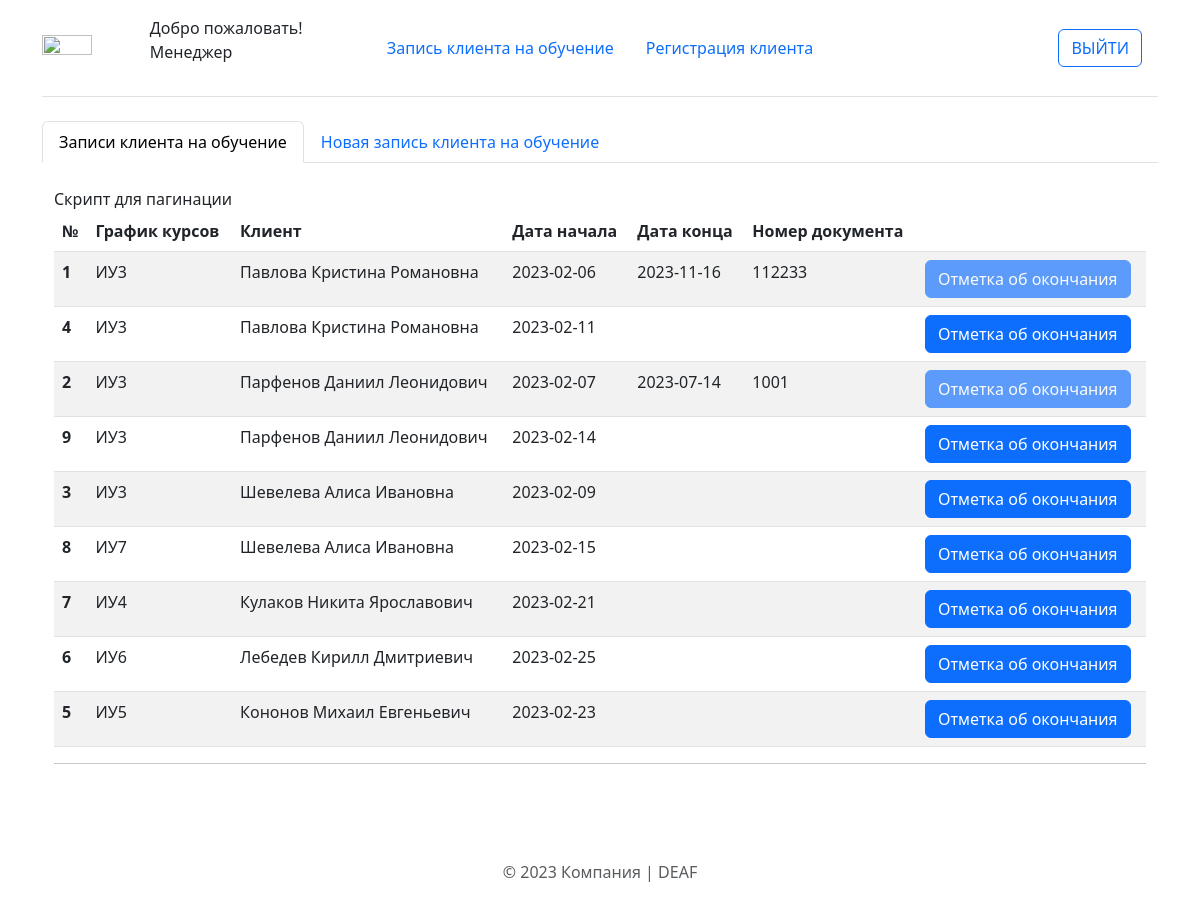
/index.php/manager/browse_record, run on the app's committed database.
### tables this page shows
CREATE TABLE `teaching` (
  `ID_teaching` int NOT NULL,
  `ID_client` int NOT NULL,
  `ID_schedule` int NOT NULL,
  `number_doc` int DEFAULT NULL,
  `date_start_t` date NOT NULL,
  `date_end_t` date DEFAULT NULL
);

CREATE TABLE `program` (
  `ID_program` int NOT NULL,
  `name_program` varchar(255) NOT NULL,
  `ID_category` int NOT NULL,
  `ID_type` int NOT NULL,
  `ID_form` int NOT NULL,
  `ID_type_doc` int NOT NULL,
  `ID_teacher` int NOT NULL,
  `count_hour` int NOT NULL,
  `price` decimal NOT NULL
);

CREATE TABLE `client` (
  `ID_client` int NOT NULL,
  `full_name_client` varchar(50) NOT NULL,
  `date_client` date NOT NULL,
  `series` int NOT NULL,
  `passport_number` int NOT NULL,
  `education` varchar(255) NOT NULL,
  `pol` varchar(1) NOT NULL,
  `phone` varchar(20) NOT NULL,
  `address` varchar(255) NOT NULL,
  `email` varchar(50) DEFAULT NULL
);

### application/controllers/Manager.php (called while the page is built, shortened)
<?php
	class Manager extends CI_Controller {
	public function browse_record()
	{
		$data['session'] = $this->session->userdata('login_session');
        $this->load->model('manager_m');
        $data['teaching'] = $this->manager_m->sel_teaching();
        $this->load->view('templates/header');
        $this->load->view('templates/navbar_manager', $data);
        $this->load->view('pages/record', $data);
        $this->load->view('templates/footer');
    }
}
?>

### index.php (called while the page is built, shortened)
<?php
require_once BASEPATH.'core/CodeIgniter.php';

### application/helpers/utility_helper.php (called while the page is built)
<?php
    function asset_url()
    {
        return base_url().'assets';
    }
?>

### application/models/Manager_m.php (called while the page is built, shortened)
<?php
class Manager_m extends CI_Model {
    public function sel_teaching()
    {
        $query = $this->db->select("*")
                          ->from("`teaching`,`client`,`schedule`,`program`")
                          ->where("`teaching`.`ID_client`=`client`.`ID_client`")
                          ->where("`teaching`.`ID_schedule`=`schedule`.`ID_schedule`")
                          ->where("`schedule`.`ID_program`=`program`.`ID_program`")
                          ->get();
        return $query->result_array();
    }
}

### application/views/pages/record.php (the view, shortened to what this page needs)
<div class="container">
    <ul class="nav nav-tabs mb-4">
        <li class="nav-item">
            <a class="nav-link active" href="<?=base_url('manager/browse_record')?>">Записи клиента на обучение</a>
        </li>
        <li class="nav-item">
            <a class="nav-link" href="<?=base_url('manager/browse_add_record')?>">Новая запись клиента на обучение</a>
        </li>
    </ul>
    <div class="container-fluid" style="margin-top:20px">
        Скрипт для пагинации
        <table id="teaching" class="table table-striped" style="width:100%">
            <thead>
                <tr>
                    <th scope="col">№</th>
                    <th scope="col">График курсов</th>
                    <th scope="col">Клиент</th>
                    <th scope="col">Дата начала</th>
                    <th scope="col">Дата конца</th>
                    <th scope="col">Номер документа</th>
                    <th scope="col"></th>
                </tr>
            </thead>
            <tbody>
                <?php foreach ($teaching as $row) {?>
                <tr>
                    <th scope="row"><?=$row['ID_teaching']?></th>
                    <td><?=$row['name_program']?></td>
                    <td><?=$row['full_name_client']?></td>
                    <td><?=$row['date_start_t']?></td>
                    <td><?=$row['date_end_t']?></td>
                    <td><?=$row['number_doc']?></td>
                    <td>
                    <button type="button" class="btn btn-primary" data-bs-toggle="modal" data-bs-target="#<?=$row['ID_teaching']?>" <?php if (!empty($row['date_end_t'])){echo 'disabled';}?>>
                    Отметка об окончания
                    </button>
                    </td>
                </tr>
                <?php }?>
            </tbody>
        </table>
        <hr>
    </div>
</div>

### application/views/templates/header.php (shortened to what this page needs)
<!DOCTYPE html>
<head>
	<link rel="stylesheet" href="<?=asset_url()?>/css/bootstrap.css">
	<link rel="stylesheet" href="https://cdn.jsdelivr.net/npm/bootstrap-icons@1.10.0/font/bootstrap-icons.css">
</head>
<body>

### application/views/templates/navbar_manager.php
<div class="container">
    <header class="d-flex flex-wrap align-items-center justify-content-center justify-content-md-between py-3 mb-4 border-bottom">
        <a class="d-flex align-items-center col-md-3 mb-2 mb-md-0 text-dark text-decoration-none">
            <img class="bi me-2" src="<?=asset_url()?>/img/logo.png" alt="" width="50%" height="100%">
            <p>Добро пожаловать! Менеджер<b><br><?=$session['full_name_user']?></b></p>
        </a>
        <ul class="nav col-12 col-md-auto mb-2 justify-content-center mb-md-0">
            <li><a href="<?=base_url('manager/browse_record')?>" class="nav-link active">Запись клиента на обучение</a></li>
            <li><a href="<?=base_url('client/browse_client')?>" class="nav-link active">Регистрация клиента</a></li>
        </ul>
        <div class="col-md-3 text-end">
        <a href="<?=base_url('main/kill_all_session')?>" class="nav-link px-2 link-dark"> <button type="button" class="btn btn-outline-primary me-2">ВЫЙТИ</button></a>
        </div>
    </header>
</div>

### application/views/templates/footer.php (shortened to what this page needs)
    <footer class="my-5 pt-5 text-muted text-center text-small">
        <p class="mb-1">&copy; 2023 Компания | DEAF</p>
    </footer>
</body>

### data on the page
teaching: ID_teaching "1", program.name_program "ИУ3", ID_client.full_name_client "Павлова Кристина Романовна", date_start_t "2023-02-06", date_end_t "2023-11-16", number_doc "112233"
teaching: ID_teaching "4", program.name_program "ИУ3", ID_client.full_name_client "Павлова Кристина Романовна", date_start_t "2023-02-11"
teaching: ID_teaching "2", program.name_program "ИУ3", ID_client.full_name_client "Парфенов Даниил Леонидович", date_start_t "2023-02-07", date_end_t "2023-07-14", number_doc "1001"
teaching: ID_teaching "9", program.name_program "ИУ3", ID_client.full_name_client "Парфенов Даниил Леонидович", date_start_t "2023-02-14"
teaching: ID_teaching "3", program.name_program "ИУ3", ID_client.full_name_client "Шевелева Алиса Ивановна", date_start_t "2023-02-09"
teaching: ID_teaching "8", program.name_program "ИУ7", ID_client.full_name_client "Шевелева Алиса Ивановна", date_start_t "2023-02-15"
teaching: ID_teaching "7", program.name_program "ИУ4", ID_client.full_name_client "Кулаков Никита Ярославович", date_start_t "2023-02-21"
teaching: ID_teaching "6", program.name_program "ИУ6", ID_client.full_name_client "Лебедев Кирилл Дмитриевич", date_start_t "2023-02-25"
teaching: ID_teaching "5", program.name_program "ИУ5", ID_client.full_name_client "Кононов Михаил Евгеньевич", date_start_t "2023-02-23"
